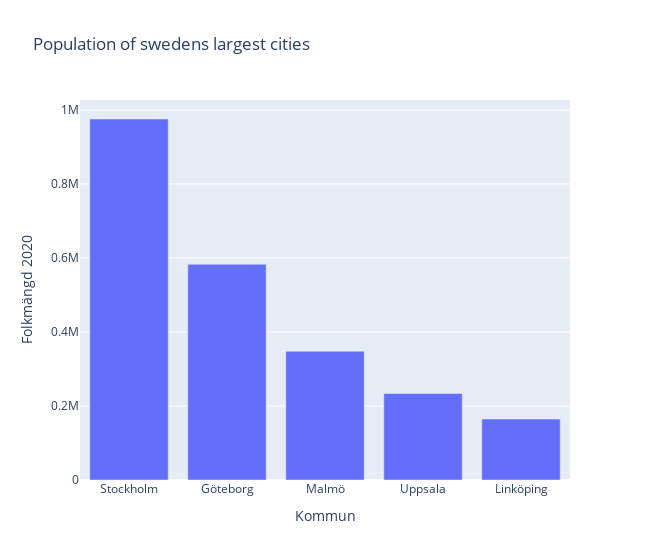
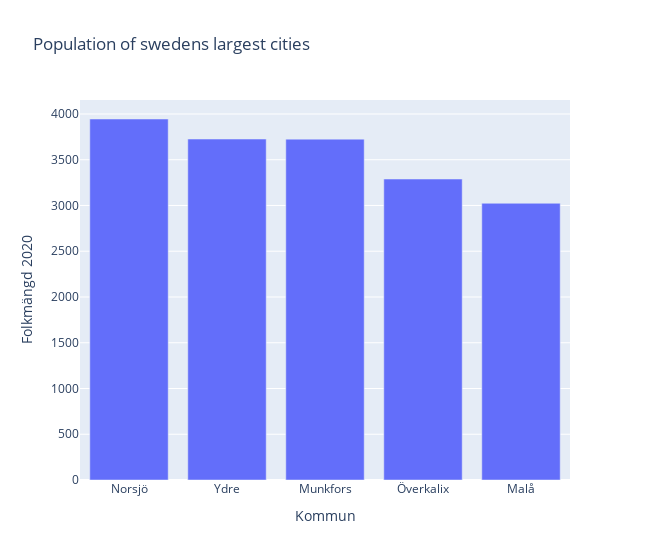

Notebook code for these charts, in order:
### Markdown cell above
## 2. Cities in Sweden - real dataset (*)

### Code cell
# a)
df = pd.read_excel('komtopp50_2020.xlsx', sheet_name="Totalt")
df.head()
df.info()
df.describe()

# b)
df = pd.read_excel('komtopp50_2020.xlsx', header=6, sheet_name="Totalt")
df.columns = ["Rang 2020", "Rang 2019", "Kommun", "Folkmängd 2020", "Folkmängd 2019", "1Förändring"]
df.head()

# c)
df = df.sort_values(by="Folkmängd 2020", ascending=False)
df

# d)
df = df[:-5]
df

# e)
swedish_pop_2019 = df['Folkmängd 2019'].sum()
swedish_pop_2020 = df['Folkmängd 2020'].sum()
print(f"Population in Sweden 2019: {swedish_pop_2019}")
print(f"Population in Sweden 2020: {swedish_pop_2020}")

# f)
swedish_pop_largest_cities = df[:5]
swedish_pop_smallest_cities = df[-5:]
swedish_pop_largest_cities
swedish_pop_smallest_cities

swedish_pop_largest_cities = px.bar(
    data_frame=swedish_pop_largest_cities,
    width=650,
    x="Kommun",
    y="Folkmängd 2020",
    title="Population of swedens largest cities"
)

swedish_pop_smallest_cities = px.bar(
    data_frame=swedish_pop_smallest_cities,
    width=650,
    x="Kommun",
    y="Folkmängd 2020",
    title="Population of swedens largest cities"
)

swedish_pop_largest_cities.show()
swedish_pop_smallest_cities.show()

### Figure 1 — Plotly figure (JSON) as saved in the notebook; plotly's stock layout.template omitted (floating-point values rounded to 4 significant figures)
{"data": [{"alignmentgroup": "True", "hovertemplate": "Kommun=%{x}<br>Folkmängd 2020=%{y}<extra></extra>", "legendgroup": "", "marker": {"color": "#636efa", "pattern": {"shape": ""}}, "name": "", "offsetgroup": "", "orientation": "v", "showlegend": false, "textposition": "auto", "type": "bar", "x": ["Stockholm", "Göteborg", "Malmö", "Uppsala", "Linköping"], "xaxis": "x", "y": [975551, 583056, 347949, 233839, 164616], "yaxis": "y"}], "layout": {"barmode": "relative", "legend": {"tracegroupgap": 0}, "title": {"text": "Population of swedens largest cities"}, "width": 650, "xaxis": {"anchor": "y", "domain": [0, 1], "title": {"text": "Kommun"}}, "yaxis": {"anchor": "x", "domain": [0, 1], "title": {"text": "Folkmängd 2020"}}}}

### Figure 2 — Plotly figure (JSON) as saved in the notebook; plotly's stock layout.template omitted (floating-point values rounded to 4 significant figures)
{"data": [{"alignmentgroup": "True", "hovertemplate": "Kommun=%{x}<br>Folkmängd 2020=%{y}<extra></extra>", "legendgroup": "", "marker": {"color": "#636efa", "pattern": {"shape": ""}}, "name": "", "offsetgroup": "", "orientation": "v", "showlegend": false, "textposition": "auto", "type": "bar", "x": ["Norsjö", "Ydre", "Munkfors", "Överkalix", "Malå"], "xaxis": "x", "y": [3945, 3726, 3725, 3289, 3024], "yaxis": "y"}], "layout": {"barmode": "relative", "legend": {"tracegroupgap": 0}, "title": {"text": "Population of swedens largest cities"}, "width": 650, "xaxis": {"anchor": "y", "domain": [0, 1], "title": {"text": "Kommun"}}, "yaxis": {"anchor": "x", "domain": [0, 1], "title": {"text": "Folkmängd 2020"}}}}
